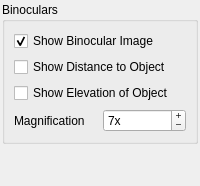
       <widget class="QWidget" name="mPreferencesToolsTab" >
        <attribute name="title" >
         <string>Tools</string>
        </attribute>
        <layout class="QVBoxLayout" >
         <property name="spacing" >
          <number>2</number>
         </property>
         <property name="leftMargin" >
          <number>2</number>
         </property>
         <property name="topMargin" >
          <number>2</number>
         </property>
         <property name="rightMargin" >
          <number>2</number>
         </property>
         <property name="bottomMargin" >
          <number>2</number>
         </property>
         <item>
          <widget class="QGroupBox" name="mToolsBinocularGroupBox" >
           <property name="title" >
            <string>Binoculars</string>
           </property>
           <layout class="QGridLayout" >
            <item row="0" column="0" colspan="2" >
             <widget class="QCheckBox" name="mToolsShowBinocularImageCheckBox" >
              <property name="toolTip" >
               <string>Selects whether or not to render the binocular reticle. </string>
              </property>
              <property name="text" >
               <string>Show Binocular Image</string>
              </property>
              <property name="checked" >
               <bool>true</bool>
              </property>
             </widget>
            </item>
            <item row="1" column="0" colspan="2" >
             <widget class="QCheckBox" name="mToolsShowDistanceToObjectCheckBox" >
              <property name="toolTip" >
               <string>Select to show the distance to the object in front of the camera's eyepoint. </string>
              </property>
              <property name="text" >
               <string>Show Distance to Object</string>
              </property>
             </widget>
            </item>
            <item row="2" column="0" colspan="2" >
             <widget class="QCheckBox" name="mToolsShowElevationOfObjectCheckBox" >
              <property name="toolTip" >
               <string>Select this to print the elevation of the object being viewed by binoculars</string>
              </property>
              <property name="text" >
               <string>Show Elevation of Object</string>
              </property>
             </widget>
            </item>
            <item row="3" column="0" >
             <widget class="QLabel" name="mToolsMagnificationLabel" >
              <property name="toolTip" >
               <string>Select the magnification of the binoculars. The greater the magnification, the farther in they zoom. 7x is miliary standard issue. </string>
              </property>
              <property name="text" >
               <string>Magnification</string>
              </property>
              <property name="buddy" >
               <cstring>mToolsMagnificationSpinBox</cstring>
              </property>
             </widget>
            </item>
            <item row="3" column="1" >
             <widget class="QSpinBox" name="mToolsMagnificationSpinBox" >
              <property name="toolTip" >
               <string>This selects the magnification of the binoculars</string>
              </property>
              <property name="buttonSymbols" >
               <enum>QAbstractSpinBox::PlusMinus</enum>
              </property>
              <property name="specialValueText" >
               <string>x</string>
              </property>
              <property name="suffix" >
               <string>x</string>
              </property>
              <property name="minimum" >
               <number>1</number>
              </property>
              <property name="maximum" >
               <number>25</number>
              </property>
              <property name="value" >
               <number>7</number>
              </property>
             </widget>
            </item>
           </layout>
          </widget>
         </item>
         <item>
          <spacer>
           <property name="orientation" >
            <enum>Qt::Vertical</enum>
           </property>
           <property name="sizeHint" >
            <size>
             <width>20</width>
             <height>40</height>
            </size>
           </property>
          </spacer>
         </item>
        </layout>
       </widget>
